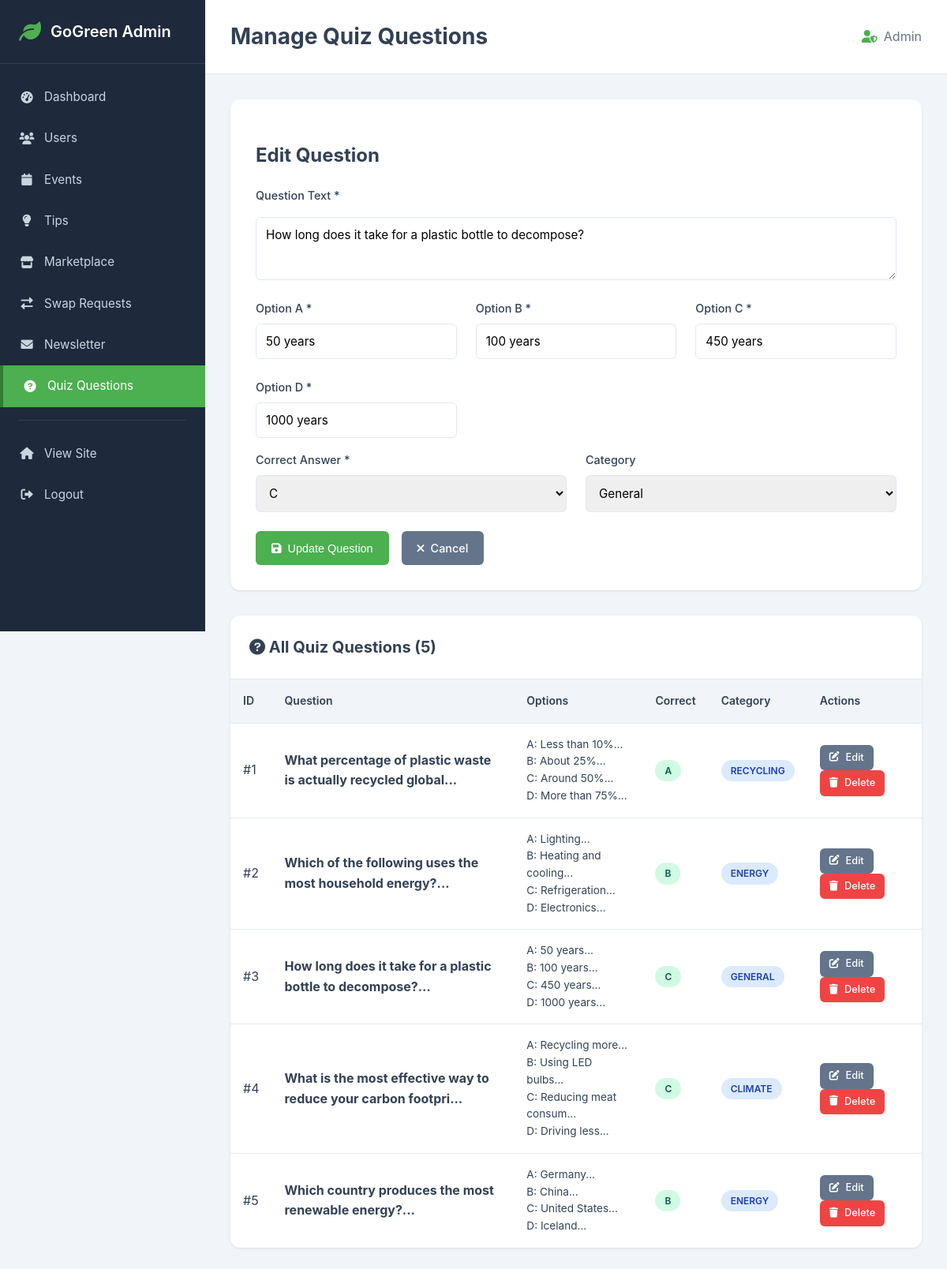
Page /main/admin_quiz.php?edit=3 (signed in) on the committed database.
### tables this page shows
CREATE TABLE IF NOT EXISTS QUIZ_QUESTION (
    question_id INT AUTO_INCREMENT PRIMARY KEY,
    question_text TEXT NOT NULL,
    option_a VARCHAR(255) NOT NULL,
    option_b VARCHAR(255) NOT NULL,
    option_c VARCHAR(255) NOT NULL,
    option_d VARCHAR(255) NOT NULL,
    correct_answer CHAR(1) NOT NULL CHECK (correct_answer IN ('A', 'B', 'C', 'D')),
    category VARCHAR(50) DEFAULT 'general',
    created_at TIMESTAMP DEFAULT CURRENT_TIMESTAMP
);

### main/admin_quiz.php (the view, shortened to what this page needs)
<?php
include 'db_connection.php';
$questions = $conn->query("SELECT * FROM QUIZ_QUESTION ORDER BY created_at DESC");
$editQuestion = null;
if (isset($_GET['edit'])) {
    $editId = intval($_GET['edit']);
    $editQuestion = $conn->query("SELECT * FROM QUIZ_QUESTION WHERE question_id = $editId")->fetch_assoc();
}
?>
<!DOCTYPE html>
<html lang="en">
<head>
    <link rel="stylesheet" href="../css/styles.css">
    <link rel="stylesheet" href="../css/admin.css">
    <link rel="stylesheet" href="https://cdnjs.cloudflare.com/ajax/libs/font-awesome/6.0.0/css/all.min.css">
</head>
<body class="admin-body">
    <div class="admin-container">
        <?php include 'admin_sidebar.php'; ?>
        <main class="admin-main">
            <header class="admin-header">
                <h1>Manage Quiz Questions</h1>
                <div class="admin-user">
                    <i class="fas fa-user-shield"></i>
                    <span>Admin</span>
                </div>
            </header>
            <div class="admin-content">
                <div class="admin-form">
                    <h2><?php echo $editQuestion ? 'Edit Question' : 'Add New Quiz Question'; ?></h2>
                    <form method="POST" action="">
                        <div class="form-group-admin">
                            <label>Question Text *</label>
                            <textarea name="question_text" required style="min-height: 80px;"><?php echo $editQuestion['question_text'] ?? ''; ?></textarea>
                        </div>
                        <div class="form-grid" style="margin-top: 1rem;">
                            <div class="form-group-admin">
                                <label>Option A *</label>
                                <input type="text" name="option_a" value="<?php echo $editQuestion['option_a'] ?? ''; ?>" required>
                            </div>
                            <div class="form-group-admin">
                                <label>Option B *</label>
                                <input type="text" name="option_b" value="<?php echo $editQuestion['option_b'] ?? ''; ?>" required>
                            </div>
                            <div class="form-group-admin">
                                <label>Option C *</label>
                                <input type="text" name="option_c" value="<?php echo $editQuestion['option_c'] ?? ''; ?>" required>
                            </div>
                            <div class="form-group-admin">
                                <label>Option D *</label>
                                <input type="text" name="option_d" value="<?php echo $editQuestion['option_d'] ?? ''; ?>" required>
                            </div>
                        </div>
                        <div class="form-grid" style="margin-top: 1rem;">
                            <div class="form-group-admin">
                                <label>Correct Answer *</label>
                                <select name="correct_answer" required>
                                    <option value="C" <?php echo ($editQuestion && $editQuestion['correct_answer'] == 'C') ? 'selected' : ''; ?>>C</option>
                                </select>
                            </div>
                            <div class="form-group-admin">
                                <label>Category</label>
                                <select name="category">
                                    <option value="general" <?php echo ($editQuestion && $editQuestion['category'] == 'general') ? 'selected' : ''; ?>>General</option>
                                </select>
                            </div>
                        </div>
                        <div style="margin-top: 1.5rem; display: flex; gap: 1rem;">
                            <button type="submit" class="btn-admin btn-primary-admin">
                                <i class="fas fa-save"></i>
                                <?php echo $editQuestion ? 'Update Question' : 'Create Question'; ?>
                            </button>
                            <?php if ($editQuestion): ?>
                                <a href="admin_quiz.php" class="btn-admin btn-secondary-admin">
                                    <i class="fas fa-times"></i> Cancel
                                </a>
                            <?php endif; ?>
                        </div>
                    </form>
                </div>
                <div class="admin-table-container" style="margin-top: 2rem;">
                    <div class="admin-table-header">
                        <h2><i class="fas fa-question-circle"></i> All Quiz Questions (<?php echo $questions->num_rows; ?>)</h2>
                    </div>
                    <table class="admin-table">
                        <thead>
                            <tr>
                                <th>ID</th>
                                <th>Question</th>
                                <th>Options</th>
                                <th>Correct</th>
                                <th>Category</th>
                                <th>Actions</th>
                            </tr>
                        </thead>
                        <tbody>
                            <?php while ($question = $questions->fetch_assoc()): ?>
                                <tr>
                                    <td>#<?php echo $question['question_id']; ?></td>
                                    <td>
                                        <strong><?php echo htmlspecialchars(substr($question['question_text'], 0, 60)); ?>...</strong>
                                    </td>
                                    <td style="font-size: 0.85rem;">
                                        <div>A: <?php echo htmlspecialchars(substr($question['option_a'], 0, 20)); ?>...</div>
                                        <div>B: <?php echo htmlspecialchars(substr($question['option_b'], 0, 20)); ?>...</div>
                                        <div>C: <?php echo htmlspecialchars(substr($question['option_c'], 0, 20)); ?>...</div>
                                        <div>D: <?php echo htmlspecialchars(substr($question['option_d'], 0, 20)); ?>...</div>
                                    </td>
                                    <td>
                                        <span class="action-badge" style="background: #d1fae5; color: #065f46;">
                                            <?php echo $question['correct_answer']; ?>
                                        </span>
                                    </td>
                                    <td>
                                        <span class="action-badge" style="background: #dbeafe; color: #1e40af;">
                                            <?php echo ucfirst($question['category']); ?>
                                        </span>
                                    </td>
                                    <td>
                                        <a href="?edit=<?php echo $question['question_id']; ?>" class="btn-admin btn-secondary-admin btn-sm">
                                            <i class="fas fa-edit"></i> Edit
                                        </a>
                                        <a href="?delete=<?php echo $question['question_id']; ?>"
                                           onclick="return confirm('Are you sure you want to delete this question?')"
                                           class="btn-admin btn-danger-admin btn-sm">
                                            <i class="fas fa-trash"></i> Delete
                                        </a>
                                    </td>
                                </tr>
                            <?php endwhile; ?>
                        </tbody>
                    </table>
                </div>
            </div>
        </main>
    </div>
</body>
</html>

### css/styles.css (style rules this page uses)
:root { --primary: #0b8043; --secondary: #2e7d32; --accent: #558b2f; --brown: #795548; --background: #f9fbf9; --card-bg: #ffffff; --text: #2c3e2d; --text-light: #5c6c5d; --muted: #86957d; --border: #e0e5e0; --success: #43a047; --shadow: 0 2px 8px rgba(11, 128, 67, 0.08); }
* { box-sizing: border-box; }
body { font-family: system-ui, Segoe UI, Roboto, Arial, sans-serif; margin: 0; color: var(--text); line-height: 1.6; background-color: var(--background); }
a { color: var(--primary); text-decoration: none; transition: color 0.3s ease; }
body { padding-top: 60px; overflow-x: hidden; }
main { min-height: calc(100vh - 60px - 300px); width: 100%; overflow-x: hidden; }
textarea { width: 100%; padding: 12px; border-radius: 8px; border: 1px solid #ddd; margin: 8px 0; font-size: 1rem; font-family: inherit; }
html, body { overflow-x: hidden; width: 100%; position: relative; }

### css/admin.css (style rules this page uses)
:root { --admin-primary: #4CAF50; --admin-sidebar: #1e293b; --admin-sidebar-hover: #334155; --admin-bg: #f1f5f9; --admin-card: #ffffff; --admin-text: #334155; --admin-text-light: #64748b; --admin-border: #e2e8f0; --admin-shadow: 0 1px 3px rgba(0,0,0,0.1); }
.admin-body { margin: 0; padding: 0; font-family: -apple-system, BlinkMacSystemFont, 'Segoe UI', Roboto, Oxygen, Ubuntu, Cantarell, sans-serif; background: var(--admin-bg); color: var(--admin-text); }
.admin-container { display: flex; min-height: 100vh; }
.admin-main { flex: 1; margin-left: 260px; display: flex; flex-direction: column; }
.admin-header { background: white; padding: 1.5rem 2rem; border-bottom: 1px solid var(--admin-border); display: flex; justify-content: space-between; align-items: center; position: sticky; top: 0; z-index: 100; }
.admin-header h1 { margin: 0; font-size: 1.75rem; color: var(--admin-text); }
.admin-user { display: flex; align-items: center; gap: 0.5rem; color: var(--admin-text-light); }
.admin-user i { color: var(--admin-primary); }
.admin-content { padding: 2rem; flex: 1; }
.action-badge { display: inline-block; padding: 0.25rem 0.75rem; border-radius: 20px; font-size: 0.75rem; font-weight: 600; text-transform: uppercase; }
.admin-table-container { background: var(--admin-card); border-radius: 12px; box-shadow: var(--admin-shadow); overflow: hidden; }
.admin-table-header { padding: 1.5rem; border-bottom: 1px solid var(--admin-border); display: flex; justify-content: space-between; align-items: center; }
.admin-table-header h2 { margin: 0; font-size: 1.25rem; }
.admin-table { width: 100%; border-collapse: collapse; }
.admin-table thead { background: var(--admin-bg); }
.admin-table th { text-align: left; padding: 1rem; font-weight: 600; color: var(--admin-text); font-size: 0.875rem; }
.admin-table td { padding: 1rem; border-top: 1px solid var(--admin-border); }
.btn-admin { padding: 0.625rem 1.25rem; border-radius: 6px; border: none; font-weight: 500; cursor: pointer; text-decoration: none; display: inline-flex; align-items: center; gap: 0.5rem; transition: all 0.2s; font-size: 0.9rem; }
.btn-primary-admin { background: var(--admin-primary); color: white; }
.btn-secondary-admin { background: var(--admin-text-light); color: white; }
.btn-danger-admin { background: #ef4444; color: white; }
.btn-sm { padding: 0.375rem 0.75rem; font-size: 0.8rem; }
.admin-form { background: var(--admin-card); border-radius: 12px; padding: 2rem; box-shadow: var(--admin-shadow); }
.form-grid { display: grid; grid-template-columns: repeat(auto-fit, minmax(250px, 1fr)); gap: 1.5rem; }
.form-group-admin { display: flex; flex-direction: column; gap: 0.5rem; }
.form-group-admin label { font-weight: 500; color: var(--admin-text); font-size: 0.9rem; }
.form-group-admin input, .form-group-admin textarea, .form-group-admin select { padding: 0.75rem; border: 1px solid var(--admin-border); border-radius: 6px; font-size: 0.95rem; font-family: inherit; }
.form-group-admin textarea { min-height: 120px; resize: vertical; }

### rows in the picture
quiz_question: question_text "How long does it take for a plastic bottle to decompose?", option_a "50 years", option_b "100 years", option_c "450 years", option_d "1000 years", correct_answer "C", category "General", question_id "3", category "GENERAL"
quiz_question: question_id "1", question_text "What percentage of plastic waste is actually recycled global", option_a "Less than 10%", option_b "About 25%", option_c "Around 50%", option_d "More than 75%", correct_answer "A", category "RECYCLING"
quiz_question: question_id "2", question_text "Which of the following uses the most household energy?", option_a "Lighting", option_b "Heating and cooling", option_c "Refrigeration", option_d "Electronics", correct_answer "B", category "ENERGY"
quiz_question: question_id "4", question_text "What is the most effective way to reduce your carbon footpri", option_a "Recycling more", option_b "Using LED bulbs", option_c "Reducing meat consum", option_d "Driving less", correct_answer "C", category "CLIMATE"
quiz_question: question_id "5", question_text "Which country produces the most renewable energy?", option_a "Germany", option_b "China", option_c "United States", option_d "Iceland", correct_answer "B", category "ENERGY"

### other values in the picture
$questions->num_rows "5"
